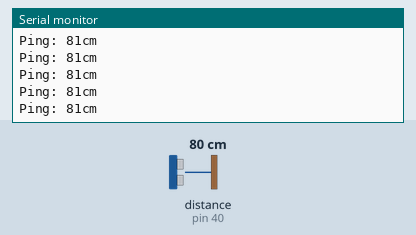
A sketch run on a simulated Arduino Mega 2560, built with avr-gcc and run on an emulated ATmega2560. On the bench: the last lines printed to the serial monitor. The inputs (shaded band) are chosen by the test bench; at power-on: distance to the obstacle (sensor on pin 40) 80 cm. The echo pulse lasts 58.3 µs per cm.

Above: at 1.2 s.
1.3 s: distance to the obstacle (sensor on pin 40) set to 2 cm
At 2.3 s:
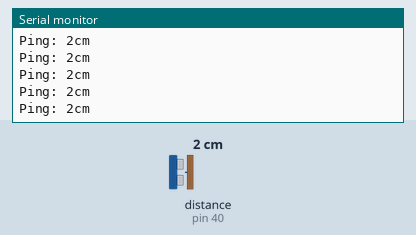
2.8 s: distance to the obstacle (sensor on pin 40) set to 4 cm
At 3.8 s:
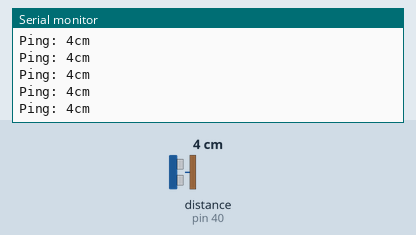
Timing chart, 0 to 5.8 s (numbered marks = the images above; inputs shaded):
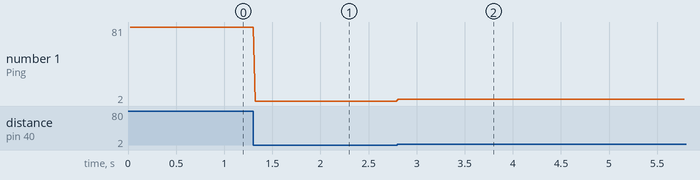

Measured:
- after the input at 1.3 s, the serial monitor: prints a new line at once (image 1)
- after the input at 2.8 s, the serial monitor: prints a new line at once (image 2)
- plotted number 1: 81 → 2 after the input at 1.3 s, 2 → 4 after the input at 2.8 s

The sketch:

HCSR04.ino
```cpp
#include <NewPing.h>

#define PING_PIN 40 // Arduino pin for both trig and echo

NewPing sonar(PING_PIN, PING_PIN );

void setup() {

Serial.begin(115200);

}

void loop() {

delay(20); // Wait 10ms between pings (about 20 pings/sec) with a 5ms delay.

unsigned int uS = sonar.ping(); // Send ping, get ping time in microseconds (uS).

Serial.print("Ping: ");
Serial.print(uS / US_ROUNDTRIP_CM); // convert time into distance

Serial.println("cm");
}
```
